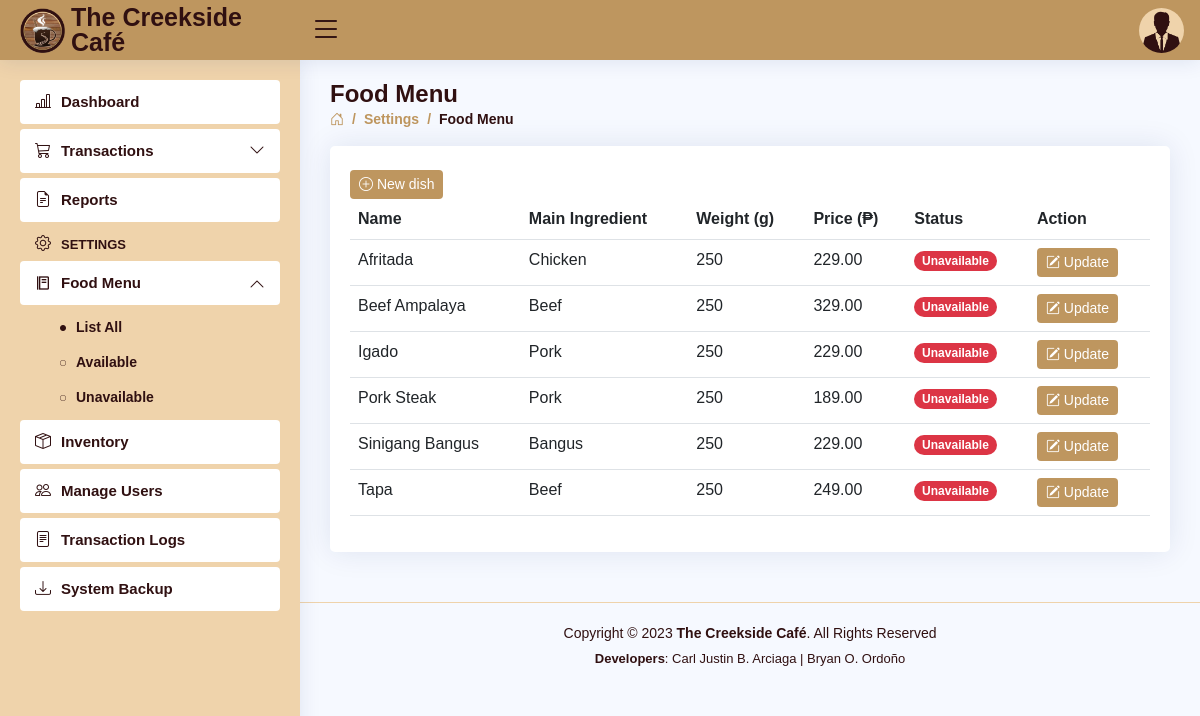
The app's page /settings-foodmenu-UN.php (signed in) with its own data.
### tables this page shows
CREATE TABLE `users` (
  `user_id` int(11) NOT NULL AUTO_INCREMENT,
  `role` varchar(5) DEFAULT NULL,
  `fname` varchar(30) DEFAULT NULL,
  `mname` varchar(30) DEFAULT NULL,
  `lname` varchar(30) DEFAULT NULL,
  `bdate` date DEFAULT NULL,
  `sex` varchar(6) DEFAULT NULL,
  `province` varchar(15) DEFAULT NULL,
  `municipality` varchar(30) DEFAULT NULL,
  `barangay` varchar(30) DEFAULT NULL,
  `contact_no` varchar(11) DEFAULT NULL,
  `email` varchar(50) DEFAULT NULL,
  `username` varchar(50) DEFAULT NULL,
  `password` varchar(50) DEFAULT NULL,
  PRIMARY KEY (`user_id`)
);

CREATE TABLE `dishes` (
  `dish_id` int(2) NOT NULL AUTO_INCREMENT,
  `dish_name` varchar(30) DEFAULT NULL,
  `main_` varchar(15) DEFAULT NULL,
  `weight` int(4) DEFAULT NULL,
  `price` decimal(10,2) DEFAULT NULL,
  `status` varchar(11) DEFAULT NULL,
  PRIMARY KEY (`dish_id`)
);

### settings-foodmenu-UN.php (the view, shortened to what this page needs)
<!DOCTYPE html>
<html lang="en">
<head>
<?php
    include 'includes/links.php';
    include 'includes/header.php';
    include 'includes/sidebar-FM.php';
    $role = $_SESSION['role'];
 ?>
</head>
<body>
  <main id="main" class="main">
    <div class="pagetitle">
      <h1>Food Menu</h1>
      <nav>
        <ol class="breadcrumb">
          <li class="breadcrumb-item"><a href="dashboard.php"><i class="bi bi-house-door"></i></a></li>
          <li class="breadcrumb-item">Settings</li>
          <li class="breadcrumb-item active">Food Menu</li>
        </ol>
      </nav>
    </div>
    <section class="section dish">
          <div class="card">
            <div class="card-body">
              <br>
              <?php if ($role === 'Admin') { ?>
              <button class="btn btn2 btn-sm" data-bs-toggle="modal" data-bs-target="#addDish"><i class="bi bi-plus-circle"></i> New dish</button> <?php
              } ?>
              <table class="table table-hover datatable">
        <?php if ($role === 'Admin') { ?>
                <thead>
                  <tr>
                    <th scope="col">Name</th>
                    <th scope="col">Main Ingredient</th>
                    <th scope="col">Weight (g)</th>
                    <th scope="col">Price (₱)</th>
                    <th scope="col">Status</th>
                    <th scope="col">Action</th>
                  </tr>
                </thead> <?php
        }?>
                <tbody>
  <?php
    include 'connection.php';
    $query = "SELECT * FROM dishes WHERE status = 'Unavailable' ORDER BY dish_name ASC";
    $result = $con->query($query);
    if ($result) {
      while ($row = $result->fetch_assoc()) {
        $id = $row['dish_id'];
        $name = $row['dish_name'];
        $main_ = $row['main_'];
        $weight = $row['weight'];
        $price = $row['price'];
        $status = $row['status'];?>
                  <tr>
                    <td><a style="text-transform: capitalize;"><?php echo $name ?></a></td>
                    <td><?php echo $main_ ?></td>
                    <td><?php echo $weight ?></td>
                    <td><?php echo $price ?></td>
            <?php if ($status === 'Available') { ?>
                    <td><font class="badge bg-success rounded-pill"><b><?php echo $status ?></b></font></td> <?php
            } elseif ($status === 'Unavailable') { ?>
                    <td><font class="badge bg-danger rounded-pill"><b><?php echo $status ?></b></font></td> <?php
            } ?>
        <?php if ($role === 'Admin') { ?>
                    <td>
                      <button class="btn btn2 btn-sm" data-bs-toggle="modal" data-bs-target="#updateDish-<?php echo $id ?>"><i class="bi bi-pencil-square"></i> Update</button>
                    </td> <?php
        } ?>
                  </tr>
    <?php }
  } ?>
                </tbody>
              </table>
            </div>
          </div>
    </section>
  </main>
<?php include 'includes/footer.php'; ?>
</body>
</html>

### includes/header.php (shortened to what this page needs)
<header id="header" class="header fixed-top d-flex align-items-center">
  <div class="d-flex align-items-center justify-content-between">
    <a href="dashboard.php" class="logo d-flex align-items-center">
      <img src="assets/img/creekside.png" alt="">
      <span class="d-none d-lg-block">The Creekside Café</span>
    </a>
    <i class="bi bi-list toggle-sidebar-btn"></i>
  </div>
  <nav class="header-nav ms-auto">
  <?php
      include 'connection.php';
      $username = $_SESSION['username'];
      $query = "SELECT * FROM users WHERE username = '$username'";
      $result = $con->query($query);
      if ($result) {
        while ($row = $result->fetch_assoc()) {
          $sex = $row['sex'];
          ?>
    <ul class="d-flex align-items-center">
      <li class="nav-item dropdown pe-3">
        <a class="nav-link nav-profile d-flex align-items-center pe-0" href="#" data-bs-toggle="dropdown">
          <?php
            if ($sex === 'Male') {
                echo '<img src="assets/img/Male.png" alt="Profile" class="rounded-circle">';
            } elseif ($sex === 'Female') {
                echo '<img src="assets/img/Female.png" alt="Profile" class="rounded-circle">';
            }
          ?>
        </a>
  <?php
        }
      }
  ?>
      </li>
    </ul>
  </nav>
</header>

### assets/css/style.css (style rules this page uses)
:root { scroll-behavior: smooth; }
body { font-family: "Open Sans", sans-serif; background: #f6f9ff; color: #444444; }
a { color: #4154f1; text-decoration: none; }
h1, h2, h3, h4, h5, h6 { font-family: "Nunito", sans-serif; }
#main { margin-top: 60px; padding: 20px 30px; transition: all 0.3s; }
.pagetitle { margin-bottom: 10px; }
.pagetitle h1 { font-size: 24px; margin-bottom: 0; font-weight: 600; color: #301011; }
.card { margin-bottom: 30px; border: none; border-radius: 5px; box-shadow: 0px 0 30px rgba(1, 41, 112, 0.1); }
.card-body { padding: 0 20px 20px 20px; color: #301011; }
.breadcrumb { font-size: 14px; font-family: "Nunito", sans-serif; color: #be965f; font-weight: 600; }
.breadcrumb a { color: #be965f; transition: 0.3s; }
.breadcrumb .breadcrumb-item::before { color: #be965f; }
.breadcrumb .active { color: #301011; font-weight: 600; }
.logo { line-height: 1; }
@media (min-width: 1200px) { .logo { width: 280px; } }
.logo img { max-height: 45px; margin-right: 6px; }
.logo span { font-size: 25px; font-weight: 700; color: #301011; font-family: "Nunito", sans-serif; }
.header { transition: all 0.5s; z-index: 997; height: 60px; box-shadow: 0px 2px 20px rgba(1, 41, 112, 0.1); background-color: #be965f; padding-left: 20px; }
.header .toggle-sidebar-btn { font-size: 32px; padding-left: 10px; cursor: pointer; color: #301011; }
.header-nav ul { list-style: none; }
.header-nav>ul { margin: 0; padding: 0; }
.header-nav .nav-profile { color: #301011; }
.header-nav .nav-profile img { max-height: 45px; }
@media (min-width: 1200px) { #main, #footer { margin-left: 300px; } }
.btn2 { background: #be965f; border: none; color: #fff; padding: 4px 9px; }

### records on screen
dishes: dish_name "Afritada", main_ "Chicken", weight "250", price "229.00", status "Unavailable"
dishes: dish_name "Beef Ampalaya", main_ "Beef", weight "250", price "329.00", status "Unavailable"
dishes: dish_name "Igado", main_ "Pork", weight "250", price "229.00", status "Unavailable"
dishes: dish_name "Pork Steak", main_ "Pork", weight "250", price "189.00", status "Unavailable"
dishes: dish_name "Sinigang Bangus", main_ "Bangus", weight "250", price "229.00", status "Unavailable"
dishes: dish_name "Tapa", main_ "Beef", weight "250", price "249.00", status "Unavailable"
